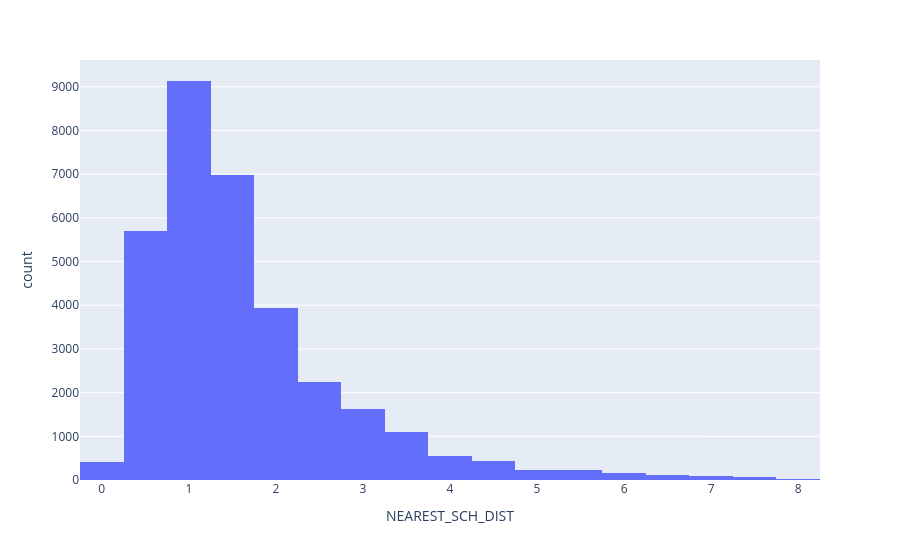

Notebook code cell kept with this figure:
### Code cell
spark_ai.plot_df(
    df, "show distribution of NEAREST_SCH_DIST less than 8 miles in 32 bins"
)

### Figure 1 — Plotly figure (JSON) as saved in the notebook; plotly's stock layout.template omitted (floating-point values rounded to 4 significant figures; data arrays with more than 128 entries replaced by an {"elided": "..."} marker saying what was removed)
{"data": [{"alignmentgroup": "True", "bingroup": "x", "hovertemplate": "NEAREST_SCH_DIST=%{x}<br>count=%{y}<extra></extra>", "legendgroup": "", "marker": {"color": "#636efa", "pattern": {"shape": ""}}, "name": "", "nbinsx": 32, "offsetgroup": "", "orientation": "v", "showlegend": false, "type": "histogram", "x": {"elided": "33027 float values"}, "xaxis": "x", "yaxis": "y"}], "layout": {"autosize": true, "barmode": "relative", "legend": {"tracegroupgap": 0}, "margin": {"t": 60}, "xaxis": {"anchor": "y", "autorange": true, "domain": [0, 1], "range": [-0.25, 8.25], "title": {"text": "NEAREST_SCH_DIST"}, "type": "linear"}, "yaxis": {"anchor": "x", "autorange": true, "domain": [0, 1], "range": [0, 9614.0], "title": {"text": "count"}}}}
